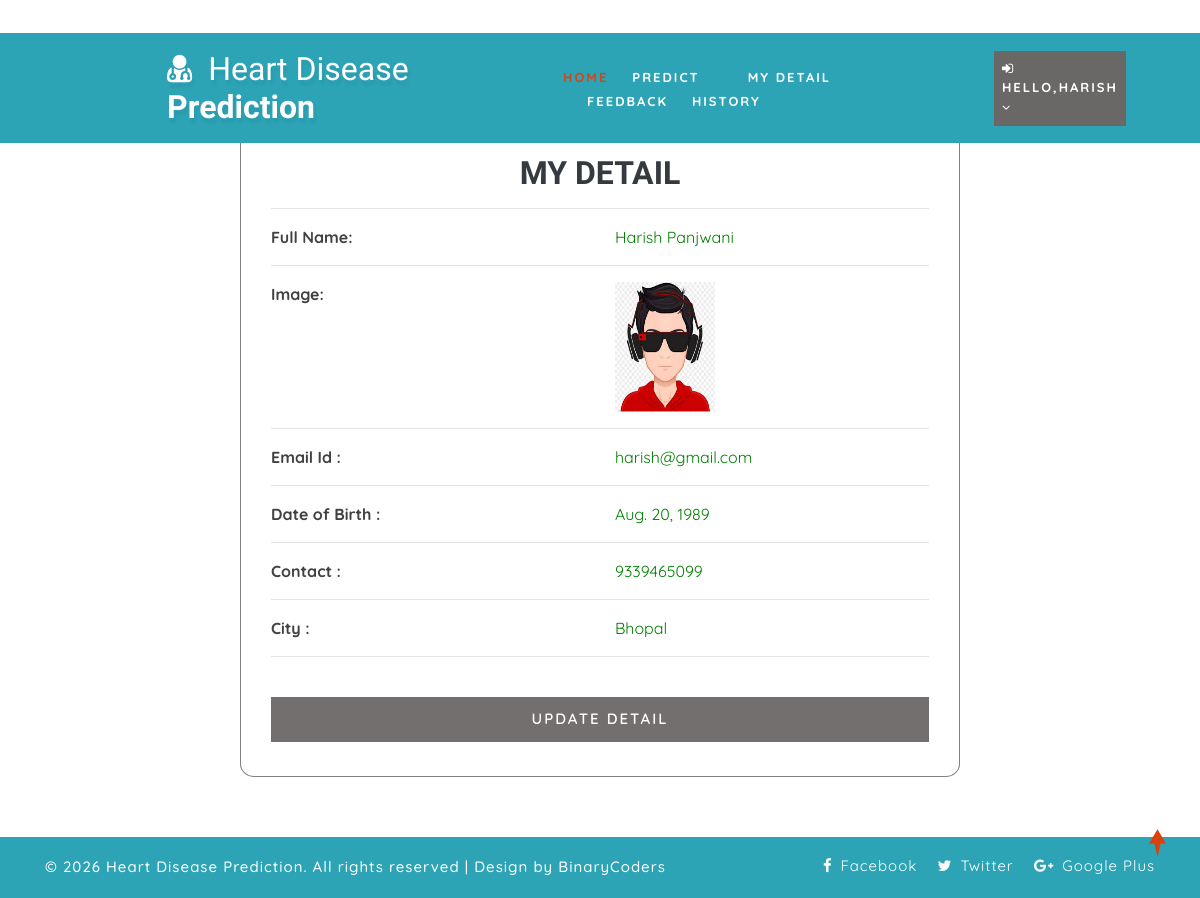
Screenshot of /profile_doctor (signed in) with the database file from the repository.
### health/models.py (models this page shows, shortened)
class Patient(models.Model):
    user = models.ForeignKey(User, on_delete=models.CASCADE, null=True)
    contact = models.CharField(max_length=100, null=True)
    address = models.CharField(max_length=100, null=True)
    dob = models.DateField(null=True)
    image = models.FileField(null=True)

### health/views.py (the view)
# urls.py: path('profile_doctor', View_My_Detail,name="profile_doctor"),
@login_required(login_url="login")
def View_My_Detail(request):
    terror = ""
    user = User.objects.get(id=request.user.id)
    error = ""
    try:
        sign = Patient.objects.get(user=user)
        error = "pat"
    except:
        sign = Doctor.objects.get(user=user)
    d = {'error': error,'pro':sign}
    return render(request,'profile_doctor.html',d)

### health/templates/profile_doctor.html (shortened to what this page needs)
{% extends 'index.html' %}
{% load static %}
{% block body %}
<div class="container" style="width:60%;margin-top:8%;margin-bottom:5%;background:white;border-radius:2%;border:1px solid grey">
    <br>
    <h2 class="w3ls-title text-uppercase text-dark font-weight-bold" align="center">My Detail</h2>
<div align="left" class="container-fluid" style="width:100%;margin-bottom:5%">
    <hr>
    <div class="row">
        <div class="col-md-6 div2" style="color: #414141; font-weight: 900;">
            <strong>Full Name:</strong>
        </div>
        <div class="col-md-6 div1">
            {{ pro.user.first_name }} {{ pro.user.last_name }}
        </div>
    </div>
    <hr>
    <div class="row">
        <div class="col-md-6 div2" style="color: #414141; font-weight: 900;">
            <strong>Image:</strong>
        </div>
        <div class="col-md-6">
            <img src="{{ pro.image.url }}" style="width:100px;height:130px">
        </div>
    </div>
    <hr>
    <div class="row">
        <div class="col-md-6 div2" style="color: #414141; font-weight: 900;">
            <strong>Email Id :</strong>
        </div>
        <div class="col-md-6 div1">
            {{ pro.user.email }}
        </div>
    </div>
    <hr>
    <div class="row">
        <div class="col-md-6 div2" style="color: #414141; font-weight: 900;">
            <strong>Date of Birth :</strong>
        </div>
        <div class="col-md-6 div1">
            {{ pro.dob }}
        </div>
    </div>
    <hr>
    <div class="row">
        <div class="col-md-6 div2" style="color: #414141; font-weight: 900;">
            <strong>Contact :</strong>
        </div>
        <div class="col-md-6 div1">
            {{ pro.contact }}
        </div>
    </div>
    <hr>
    <div class="row">
        <div class="col-md-6 div2" style="color: #414141; font-weight: 900;">
            <strong>City :</strong>
        </div>
        <div class="col-md-6 div1">
            {{ pro.address }}
        </div>
    </div>
    <hr>
    <div class="login px-sm-12" style="width:100%">
        <a href="{% url 'edit_profile' %}">
            <button class="btn submit mt-4" style="width:100%; background-color: #726f6e;">
                Update Detail
            </button>
        </a>
    </div>
</div>
</div>
{% endblock %}

### health/templates/index.html (shortened to what this page needs)
<!DOCTYPE html>
{% load static %}
<html lang="zxx">
<head>
	<link rel="stylesheet" href="{% static 'css/bootstrap.css' %}">
	<link href="{% static 'css/css_slider.css' %}" type="text/css" rel="stylesheet" media="all">
	<link rel="stylesheet" href="{% static 'css/style.css' %}" type="text/css" media="all" />
	<link href="{% static 'css/font-awesome.min.css' %}" rel="stylesheet">
<link rel='stylesheet' type='text/css' href="https://cdn.datatables.net/1.10.21/css/jquery.dataTables.min.css">
<link rel='stylesheet' type='text/css' href="https://cdn.datatables.net/buttons/1.6.2/css/buttons.dataTables.min.css">
</head>
<body>
	<div id="home" style="margin-bottom:2%">
		<header>
			<div class="top-bar py-3">
				<div class="container">
					<div class="row">
						<div class="col-xl-7 col-lg-6 col-md-4 top-social-agile text-md-right text-center mt-md-0 mt-2">
							<div class="row">
								<div class="col-xl-3 col-lg-4 col-6 top-w3layouts p-md-0 text-right">
								</div>
								<div class="col-xl-3 col-lg-4 col-6 header-w3layouts text-md-right text-left">
								</div>
							</div>
						</div>
					</div>
				</div>
			</div>
		</header>
		<div class="main-top" style="background:rgb(44, 164, 182)">
			<div class="container-fluid">
				<div class="header d-md-flex justify-content-between align-items-center py-3">
					<div id="logo" style="margin-left:13%">
						<h1>
							<a href="index.html">
								<span class="fa fa-user-md mr-2"></span>
								<span class="logo-sp">Heart Disease</span> Prediction
							</a>
						</h1>
					</div>
					{% if request.user.is_staff %}
					<div class="nav_w3ls" style="margin-right:4%">
						<nav>
							<label for="drop1" class="toggle">Menu</label>
							<input type="checkbox" id="drop1" />
							<ul class="menu" style="padding:15px;width:100%">
								<li class="mx-lg-4 mx-md-3 my-md-0 my-2"><a href="{% url 'admin_home' %}" >Home</a></li>
								<li>
									<label for="drop-2" class="toggle toogle-2"> <span class="fa fa-angle-down" aria-hidden="true"></span>
									</label>
									<a href="#"> Doctor <span class="fa fa-angle-down" aria-hidden="true"></span></a>
									<ul style="margin-top:2%;width:40%;margin-right:0%">
										<li style="width:100%;"><a href="/add_doctor" class="drop-text">Add Doctor</a></li>
										<li style="width:100%;"><a href="/view_doctor" class="drop-text">View Doctor</a></li>
									</ul>
								</li>
								<li class="mx-lg-4 mx-md-3 my-md-0 my-2"><a href="/view_patient">Patient</a></li>
								<li class="mx-lg-4 mx-md-3 my-md-0 my-2">
									<a href="/view_search_pat">Searched Data</a></li>
								<li><a href="/view_feedback">Feedback</a></li>
							</ul>
						</nav>
					</div>
					<div class="nav_w3ls" style="margin-right:3%">
						<nav>
							<label for="drop2" class="toggle">Menu</label>
							<input type="checkbox" id="drop2" />
							<ul class="menu">
								<li class="mx-lg-4 mx-md-3 my-md-0 my-2" style="background:red;padding:8px">
									<label for="drop-2" class="toggle toogle-2"> <span class="fa fa-angle-down" aria-hidden="true"></span>
									</label>
									<a href="#"><i class="fa fa-user"></i> {{request.user.username}} <span class="fa fa-angle-down" aria-hidden="true"></span></a>
									<ul style="margin-top:10%;width:80%;margin-right:5%">
										<li style="width:100%;"><a href="{% url 'change_password' %}" class="drop-text">Password</a></li>
										<li style="width:100%;"><a href="{% url 'logout' %}" class="drop-text">Logout</a></li>
									</ul>
								</li>
							</ul>
						</nav>
					</div>
					{% elif request.user.patient_set.all.0 %}
					<div class="nav_w3ls" style="margin-left:5%;font-weight:bold">
						<nav>
							<ul class="menu" style="padding:15px;width:100%">
								<li><a href="{% url 'patient_home' %}" class="active">Home</a></li>
								<li class="mx-lg-4 mx-md-3 my-md-0 my-2"><a href="/add_heartdetail">Predict</a></li>
								<li class="mx-lg-4 mx-md-3 my-md-0 my-2"><a href="/profile_doctor">My Detail</a></li>
								<li class="mx-lg-4 mx-md-3 my-md-0 my-2"><a href="/sent_feedback">Feedback</a></li>
								<li><a href="/view_search_pat">History</a></li>
							</ul>
						</nav>
					</div>
					<div class="nav_w3ls" style="margin-right:3%">
						<nav>
							<ul class="menu">
								<li class="mx-lg-4 mx-md-3 my-md-0 my-2" style="background:#6a6767;padding:8px">
									<a href="#"><i class="fa fa-sign-in"></i> Hello,{{request.user.username}} <span class="fa fa-angle-down" aria-hidden="true"></span></a>
								</li>
							</ul>
						</nav>
					</div>
					{% endif %}
				</div>
			</div>
		</div>
		{% block body %}
		{% endblock %}
	</div>
	<div class="copy-w3pvt" style="background:rgb(44, 164, 182);color:white">
		<div class="container py-3">
			<div class="row">
				<div class="col-lg-7 w3ls_footer_grid1_left text-lg-left text-center">
					<p style="color:white">&copy; 2026 Heart Disease Prediction. All rights reserved | Design by BinaryCoders</a>
					</p>
				</div>
				<div class="col-lg-5 w3ls_footer_grid_left1_pos text-lg-right text-center mt-lg-0 mt-2">
					<ul style="color:white">
						<li>
							<a href="#" style="color:white" class="facebook">
								<span class="fa fa-facebook-f mr-2"></span>Facebook</a>
						</li>
						<li class="mx-3">
							<a href="#" style="color:white" class="twitter">
								<span class="fa fa-twitter mr-2"></span>Twitter</a>
						</li>
						<li>
							<a href="#" style="color:white" class="google">
								<span class="fa fa-google-plus mr-2"></span>Google Plus</a>
						</li>
					</ul>
				</div>
			</div>
		</div>
	</div>
	<a href="#home" style="color:white" class="move-top text-center"></a>
</body>
</html>

### health/static/css/style.css (style rules this page uses)
body { padding: 0; margin: 0; background: #FFF; font-family: 'Quicksand', sans-serif; }
body a, body button { transition: 0.5s all; -webkit-transition: 0.5s all; -moz-transition: 0.5s all; -o-transition: 0.5s all; -ms-transition: 0.5s all; text-decoration: none; }
html { scroll-behavior: smooth; }
h1, h2, h3, h4, h5, h6 { margin: 0; padding: 0; font-family: 'Mukta', sans-serif; }
p { margin: 0; padding: 0; font-size: 15px; letter-spacing: 1px; line-height: 1.9; color: #999; font-family: 'Quicksand', sans-serif; }
ul, ol { margin: 0; padding: 0; }
a.move-top { width: 34px; height: 34px; background: url(../images/move-top.png) no-repeat; display: inline-block; position: fixed; bottom: 4%; right: 2%; z-index: 0; }
#home { position: relative; }
.main-top { position: absolute; z-index: 999; width: 100%; background: rgba(0, 0, 0, 0.4); }
nav { margin: 0; padding: 0; }
#logo a { float: left; display: initial; font-weight: 700; font-size: 32px; color: #fff; text-shadow: 2px 5px 3px rgba(0, 0, 0, 0.06); padding: 0; }
span.logo-sp { font-weight: 100; }
nav:after { content: ""; display: table; clear: both; }
nav ul { float: right; padding: 0; margin: 0; list-style: none; position: relative; }
nav ul li { margin: 0px; display: inline-block; float: left; }
nav a { padding: 0; color: #fff; font-size: 13px; letter-spacing: 2px; font-weight: 700; text-transform: uppercase; display: inline-block; transition: 0.5s all; -webkit-transition: 0.5s all; -moz-transition: 0.5s all; -o-transition: 0.5s all; -ms-transition: 0.5s all; }
.menu li a.active, .menu li a:hover { color: #2196f3; transition: 0.5s all; -webkit-transition: 0.5s all; -moz-transition: 0.5s all; -o-transition: 0.5s all; -ms-transition: 0.5s all; color: #d84315; }
li>a:only-child:after { content: ''; }
.w3ls_footer_grid_left1_pos ul li, ul.list-part li { display: inline-block; }
.w3ls_footer_grid_left1_pos ul li a { color: #000; text-decoration: none; letter-spacing: 1px; font-size: 15px; }
.w3ls_footer_grid1_left p { color: #484848; font-weight: 500; }
.login button { background: #d84315; color: #fff; font-weight: 600; letter-spacing: 2px; font-size: 15px; padding: 10px 30px; text-transform: uppercase; border-radius: 0px; }

### health/templates/profile_doctor.html (style rules this page uses)
.div1 { color:green; }
.div2 { color:red; }

### rows the page displays
Patient: user.first_name "Harish", user.last_name "Panjwani", image (picture), user.email "harish@gmail.com", dob "Aug. 20, 1989", contact "9339465099", address "Bhopal"

### other values shown
{{ request.user.username }} "HARISH"
